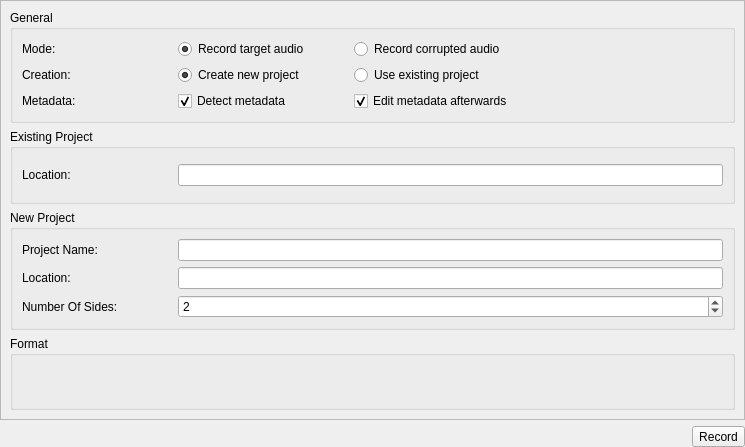
<?xml version="1.0" encoding="UTF-8"?>
<ui version="4.0">
 <class>ViMainRecordingWidget</class>
 <widget class="QWidget" name="ViMainRecordingWidget">
  <property name="geometry">
   <rect>
    <x>0</x>
    <y>0</y>
    <width>745</width>
    <height>447</height>
   </rect>
  </property>
  <property name="maximumSize">
   <size>
    <width>16777215</width>
    <height>16777215</height>
   </size>
  </property>
  <property name="windowTitle">
   <string>Form</string>
  </property>
  <property name="styleSheet">
   <string/>
  </property>
  <layout class="QGridLayout" name="gridLayout">
   <property name="leftMargin">
    <number>0</number>
   </property>
   <property name="topMargin">
    <number>0</number>
   </property>
   <property name="rightMargin">
    <number>0</number>
   </property>
   <property name="bottomMargin">
    <number>0</number>
   </property>
   <item row="1" column="0">
    <widget class="QWidget" name="widget_3" native="true">
     <layout class="QGridLayout" name="gridLayout_4">
      <property name="leftMargin">
       <number>0</number>
      </property>
      <property name="topMargin">
       <number>0</number>
      </property>
      <property name="rightMargin">
       <number>0</number>
      </property>
      <property name="bottomMargin">
       <number>0</number>
      </property>
      <item row="0" column="0">
       <spacer name="horizontalSpacer">
        <property name="orientation">
         <enum>Qt::Horizontal</enum>
        </property>
        <property name="sizeHint" stdset="0">
         <size>
          <width>40</width>
          <height>20</height>
         </size>
        </property>
       </spacer>
      </item>
      <item row="0" column="1">
       <widget class="ViButton" name="startButton">
        <property name="text">
         <string>Record</string>
        </property>
       </widget>
      </item>
     </layout>
    </widget>
   </item>
   <item row="0" column="0">
    <widget class="QScrollArea" name="scrollArea">
     <property name="widgetResizable">
      <bool>true</bool>
     </property>
     <widget class="QWidget" name="scrollAreaWidgetContents">
      <property name="geometry">
       <rect>
        <x>0</x>
        <y>0</y>
        <width>743</width>
        <height>414</height>
       </rect>
      </property>
      <layout class="QGridLayout" name="gridLayout_7">
       <item row="0" column="0">
        <widget class="QGroupBox" name="groupBox_4">
         <property name="title">
          <string>General</string>
         </property>
         <layout class="QGridLayout" name="gridLayout_6">
          <item row="4" column="0">
           <widget class="QLabel" name="label_7">
            <property name="minimumSize">
             <size>
              <width>150</width>
              <height>0</height>
             </size>
            </property>
            <property name="maximumSize">
             <size>
              <width>150</width>
              <height>16777215</height>
             </size>
            </property>
            <property name="text">
             <string>Metadata:</string>
            </property>
           </widget>
          </item>
          <item row="2" column="0">
           <widget class="QLabel" name="label_5">
            <property name="minimumSize">
             <size>
              <width>150</width>
              <height>0</height>
             </size>
            </property>
            <property name="maximumSize">
             <size>
              <width>150</width>
              <height>16777215</height>
             </size>
            </property>
            <property name="text">
             <string>Mode:</string>
            </property>
           </widget>
          </item>
          <item row="3" column="0">
           <widget class="QLabel" name="label_6">
            <property name="minimumSize">
             <size>
              <width>150</width>
              <height>0</height>
             </size>
            </property>
            <property name="maximumSize">
             <size>
              <width>150</width>
              <height>16777215</height>
             </size>
            </property>
            <property name="text">
             <string>Creation:</string>
            </property>
           </widget>
          </item>
          <item row="4" column="1" colspan="2">
           <widget class="QWidget" name="widget_4" native="true">
            <layout class="QFormLayout" name="formLayout">
             <property name="leftMargin">
              <number>0</number>
             </property>
             <property name="topMargin">
              <number>0</number>
             </property>
             <property name="rightMargin">
              <number>0</number>
             </property>
             <property name="bottomMargin">
              <number>0</number>
             </property>
             <item row="0" column="0">
              <widget class="QCheckBox" name="detectBox">
               <property name="sizePolicy">
                <sizepolicy hsizetype="Minimum" vsizetype="Fixed">
                 <horstretch>0</horstretch>
                 <verstretch>0</verstretch>
                </sizepolicy>
               </property>
               <property name="minimumSize">
                <size>
                 <width>170</width>
                 <height>0</height>
                </size>
               </property>
               <property name="text">
                <string>Detect metadata</string>
               </property>
               <property name="checked">
                <bool>true</bool>
               </property>
              </widget>
             </item>
             <item row="0" column="1">
              <widget class="QCheckBox" name="editBox">
               <property name="minimumSize">
                <size>
                 <width>0</width>
                 <height>0</height>
                </size>
               </property>
               <property name="maximumSize">
                <size>
                 <width>16777215</width>
                 <height>16777215</height>
                </size>
               </property>
               <property name="text">
                <string>Edit metadata afterwards</string>
               </property>
               <property name="checked">
                <bool>true</bool>
               </property>
              </widget>
             </item>
            </layout>
           </widget>
          </item>
          <item row="2" column="1" colspan="2">
           <widget class="QWidget" name="widget" native="true">
            <layout class="QFormLayout" name="formLayout_4">
             <property name="leftMargin">
              <number>0</number>
             </property>
             <property name="topMargin">
              <number>0</number>
             </property>
             <property name="rightMargin">
              <number>0</number>
             </property>
             <property name="bottomMargin">
              <number>0</number>
             </property>
             <item row="0" column="0">
              <widget class="QRadioButton" name="targetRadioButton">
               <property name="sizePolicy">
                <sizepolicy hsizetype="Fixed" vsizetype="Fixed">
                 <horstretch>0</horstretch>
                 <verstretch>0</verstretch>
                </sizepolicy>
               </property>
               <property name="minimumSize">
                <size>
                 <width>170</width>
                 <height>0</height>
                </size>
               </property>
               <property name="text">
                <string>Record target audio</string>
               </property>
               <property name="checked">
                <bool>true</bool>
               </property>
              </widget>
             </item>
             <item row="0" column="1">
              <widget class="QRadioButton" name="corruptedRadioButton">
               <property name="text">
                <string>Record corrupted audio</string>
               </property>
              </widget>
             </item>
            </layout>
           </widget>
          </item>
          <item row="3" column="1" colspan="2">
           <widget class="QWidget" name="widget_2" native="true">
            <layout class="QFormLayout" name="formLayout_3">
             <property name="fieldGrowthPolicy">
              <enum>QFormLayout::AllNonFixedFieldsGrow</enum>
             </property>
             <property name="leftMargin">
              <number>0</number>
             </property>
             <property name="topMargin">
              <number>0</number>
             </property>
             <property name="rightMargin">
              <number>0</number>
             </property>
             <property name="bottomMargin">
              <number>0</number>
             </property>
             <item row="0" column="0">
              <widget class="QRadioButton" name="newRadioButton">
               <property name="sizePolicy">
                <sizepolicy hsizetype="Fixed" vsizetype="Fixed">
                 <horstretch>0</horstretch>
                 <verstretch>0</verstretch>
                </sizepolicy>
               </property>
               <property name="minimumSize">
                <size>
                 <width>170</width>
                 <height>0</height>
                </size>
               </property>
               <property name="text">
                <string>Create new project</string>
               </property>
               <property name="checked">
                <bool>true</bool>
               </property>
              </widget>
             </item>
             <item row="0" column="1">
              <widget class="QRadioButton" name="existingRadioButton">
               <property name="text">
                <string>Use existing project</string>
               </property>
              </widget>
             </item>
            </layout>
           </widget>
          </item>
         </layout>
        </widget>
       </item>
       <item row="1" column="0">
        <widget class="QGroupBox" name="existingGroup">
         <property name="title">
          <string>Existing Project</string>
         </property>
         <layout class="QGridLayout" name="gridLayout_5">
          <item row="0" column="0">
           <widget class="QLabel" name="label_4">
            <property name="minimumSize">
             <size>
              <width>150</width>
              <height>0</height>
             </size>
            </property>
            <property name="maximumSize">
             <size>
              <width>150</width>
              <height>16777215</height>
             </size>
            </property>
            <property name="text">
             <string>Location:</string>
            </property>
           </widget>
          </item>
          <item row="0" column="1">
           <widget class="ViFileBrowser" name="existingBrowser"/>
          </item>
         </layout>
        </widget>
       </item>
       <item row="2" column="0">
        <widget class="QGroupBox" name="newGroup">
         <property name="title">
          <string>New Project</string>
         </property>
         <layout class="QGridLayout" name="gridLayout_2">
          <item row="0" column="0">
           <widget class="QLabel" name="label">
            <property name="minimumSize">
             <size>
              <width>150</width>
              <height>0</height>
             </size>
            </property>
            <property name="maximumSize">
             <size>
              <width>150</width>
              <height>16777215</height>
             </size>
            </property>
            <property name="text">
             <string>Project Name:</string>
            </property>
           </widget>
          </item>
          <item row="2" column="0">
           <widget class="QLabel" name="label_2">
            <property name="minimumSize">
             <size>
              <width>150</width>
              <height>0</height>
             </size>
            </property>
            <property name="maximumSize">
             <size>
              <width>150</width>
              <height>16777215</height>
             </size>
            </property>
            <property name="text">
             <string>Location:</string>
            </property>
           </widget>
          </item>
          <item row="3" column="0">
           <widget class="QLabel" name="label_3">
            <property name="minimumSize">
             <size>
              <width>150</width>
              <height>0</height>
             </size>
            </property>
            <property name="maximumSize">
             <size>
              <width>150</width>
              <height>16777215</height>
             </size>
            </property>
            <property name="text">
             <string>Number Of Sides:</string>
            </property>
           </widget>
          </item>
          <item row="3" column="1" colspan="2">
           <widget class="QSpinBox" name="sidesSpinBox">
            <property name="styleSheet">
             <string notr="true"/>
            </property>
            <property name="minimum">
             <number>1</number>
            </property>
            <property name="maximum">
             <number>100</number>
            </property>
            <property name="value">
             <number>2</number>
            </property>
           </widget>
          </item>
          <item row="2" column="1" colspan="2">
           <widget class="ViFileBrowser" name="newBrowser"/>
          </item>
          <item row="0" column="1" colspan="2">
           <widget class="QLineEdit" name="nameLineEdit"/>
          </item>
         </layout>
        </widget>
       </item>
       <item row="3" column="0">
        <widget class="QGroupBox" name="groupBox_2">
         <property name="title">
          <string>Format</string>
         </property>
         <layout class="QGridLayout" name="gridLayout_3">
          <item row="0" column="0">
           <widget class="ViFormatWidget" name="formatWidget" native="true"/>
          </item>
         </layout>
        </widget>
       </item>
      </layout>
     </widget>
    </widget>
   </item>
  </layout>
 </widget>
 <customwidgets>
  <customwidget>
   <class>ViButton</class>
   <extends>QToolButton</extends>
   <header>vibutton.h</header>
   <container>1</container>
  </customwidget>
  <customwidget>
   <class>ViFormatWidget</class>
   <extends>QWidget</extends>
   <header>viformatwidget.h</header>
   <container>1</container>
  </customwidget>
  <customwidget>
   <class>ViFileBrowser</class>
   <extends>QLineEdit</extends>
   <header>vifilebrowser.h</header>
  </customwidget>
 </customwidgets>
 <resources/>
 <connections/>
</ui>
